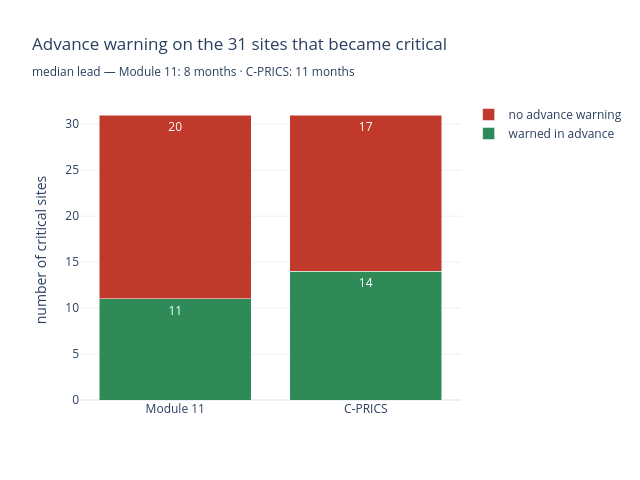

Write notebook code for a chart like this one.
### Code cell
import numpy as np, plotly.graph_objects as go

def advance_stats(amp_col):
    total, warned, leads = 0, 0, []
    for sid, g in isl.groupby("site_id"):
        g = g.sort_values("date")
        if g.hard_amplitude.max() < 30:
            continue
        total += 1
        crit = g.loc[g.hard_amplitude >= 30, "date"].iloc[0]
        d = g.loc[g[amp_col] >= 18, "date"]
        d = d[d < crit]
        if len(d):
            warned += 1
            leads.append((crit - d.iloc[0]).days / 30.44)
    return total, warned, leads

tot, m_w, m_l = advance_stats("hard_amplitude")   # Module 11 (flags D at hard >=18)
_,   c_w, c_l = advance_stats("amplitude")         # C-PRICS   (flags at continuous >=18)

fig = go.Figure()
fig.add_trace(go.Bar(x=["Module 11", "C-PRICS"], y=[m_w, c_w], name="warned in advance",
                     marker_color="#2e8b57", text=[m_w, c_w], textposition="auto"))
fig.add_trace(go.Bar(x=["Module 11", "C-PRICS"], y=[tot - m_w, tot - c_w],
                     name="no advance warning", marker_color="#c0392b",
                     text=[tot - m_w, tot - c_w], textposition="auto"))
fig.update_layout(barmode="stack",
    title=f"Advance warning on the {tot} sites that became critical<br>"
          f"<sub>median lead — Module 11: {np.median(m_l):.0f} months · C-PRICS: {np.median(c_l):.0f} months</sub>",
    yaxis_title="number of critical sites", template="plotly_white",
    width=640, height=480, legend=dict(x=1.02, y=1.0, xanchor="left", yanchor="top"))
fig.write_html(FIG_DIR / "advance_vs_module11.html", include_plotlyjs=True)
fig.show()
print(f"Module 11: {m_w}/{tot} in advance, median {np.median(m_l):.1f} mo")
print(f"C-PRICS:   {c_w}/{tot} in advance, median {np.median(c_l):.1f} mo")

### Figure 1 — Plotly figure (JSON) as saved in the notebook; plotly's stock layout.template omitted (floating-point values rounded to 4 significant figures)
{"data": [{"marker": {"color": "#2e8b57"}, "name": "warned in advance", "text": ["11", "14"], "textposition": "auto", "type": "bar", "x": ["Module 11", "C-PRICS"], "y": [11, 14]}, {"marker": {"color": "#c0392b"}, "name": "no advance warning", "text": ["20", "17"], "textposition": "auto", "type": "bar", "x": ["Module 11", "C-PRICS"], "y": [20, 17]}], "layout": {"barmode": "stack", "height": 480, "legend": {"x": 1.02, "xanchor": "left", "y": 1, "yanchor": "top"}, "title": {"text": "Advance warning on the 31 sites that became critical<br><sub>median lead — Module 11: 8 months · C-PRICS: 11 months</sub>"}, "width": 640, "yaxis": {"title": {"text": "number of critical sites"}}}}
